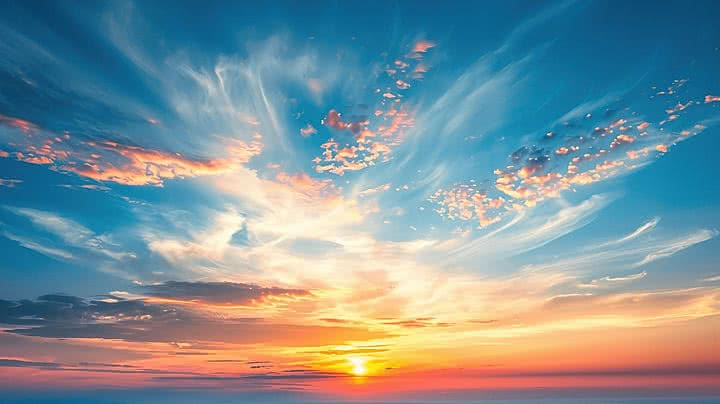
#> input picture Lab1/img.jpg, 720 x 404 px
$ jupyter execute --allow-errors LAB_1_.ipynb
#> lines starting #> are read from the running program, lines starting #| are printed output that depends on the picture
## • Load the image using matplotlib.

[cell 1]
import matplotlib.pyplot as plt
import numpy as np

# Step 1: Load an Image
image = plt.imread('img.jpg')
#> image is the input picture: shape (404, 720, 3); mean R, G, B 124.8, 146, 152.6
plt.imshow(image)
plt.title('Original Image')
plt.show()

## • Print the shape of the RGB image

[cell 2]
print("Shape of RGB Image:", image.shape)
#| Shape of RGB Image: (404, 720, 3)

## • Print the shape of the grayscale image

[cell 3]
gray_image = np.mean(image, axis=2).astype(np.uint8)
print("Shape of Grayscale Image:", gray_image.shape)
#| Shape of Grayscale Image: (404, 720)

[cell 4]
plt.imshow(gray_image, cmap='gray')
plt.title('Grayscale Image')
plt.show()

## • Slicing

[cell 5]
plt.imshow(image[50:400:,10:400,:])
plt.show()

## • RGB Channels

[cell 6]
import matplotlib.pyplot as plt
import numpy as np

# Assume 'image' is already loaded as an RGB image
red_channel = image[:,:,0]
green_channel = image[:,:,1]
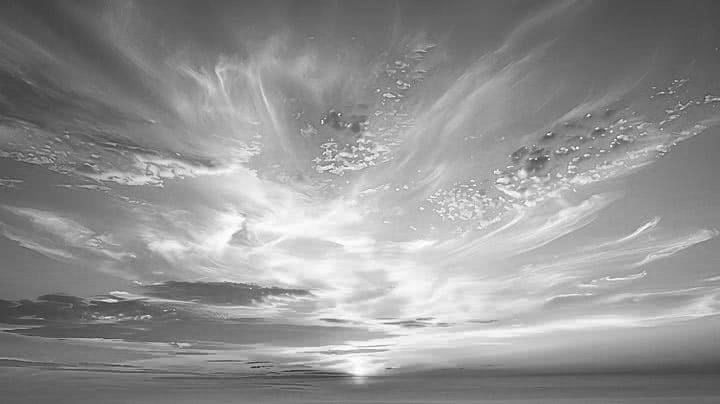
#> green_channel: shape (404, 720); min 38, max 255, mean 146
blue_channel = image[:,:,2]
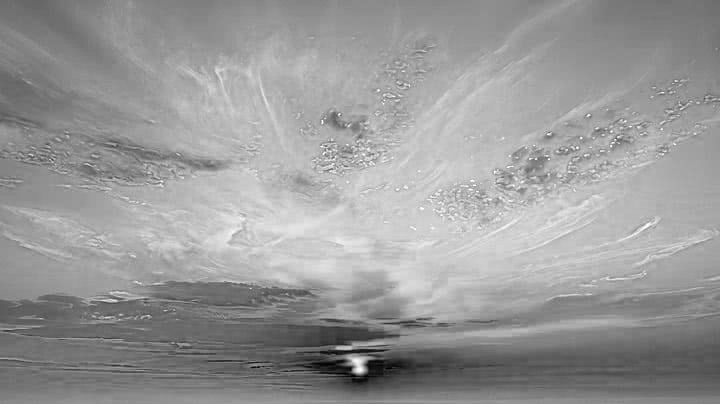
#> blue_channel: shape (404, 720); min 0, max 255, mean 152.6

# Create color versions for visualization
red_image = np.zeros_like(image)
red_image[:,:,0] = red_channel
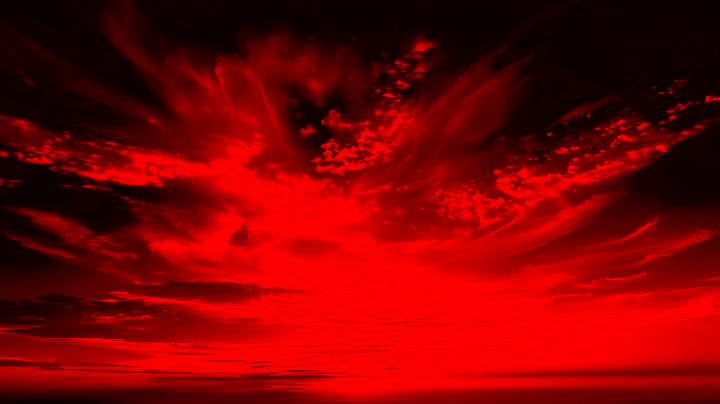
#> red_image: shape (404, 720, 3); mean of channels 0, 1, 2 124.8, 0, 0; drawn as R, G, B

green_image = np.zeros_like(image)
green_image[:,:,1] = green_channel
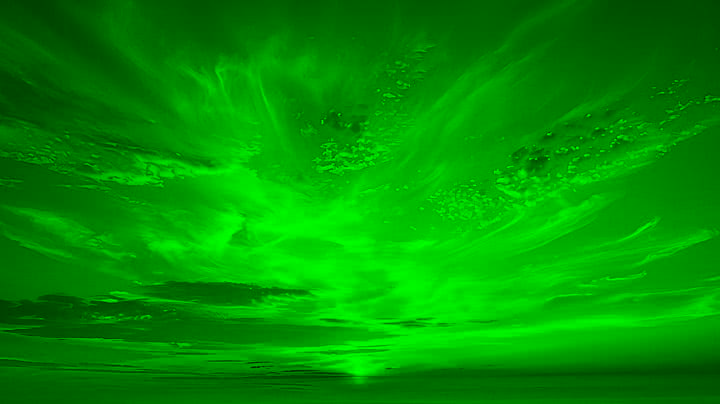
#> green_image: shape (404, 720, 3); mean of channels 0, 1, 2 0, 146, 0; drawn as R, G, B

blue_image = np.zeros_like(image)
blue_image[:,:,2] = blue_channel
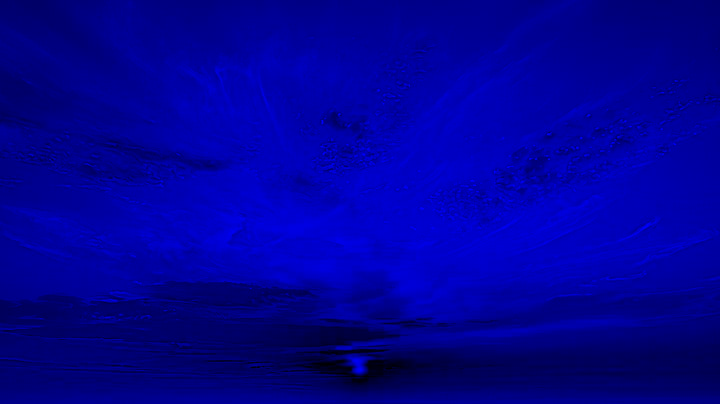
#> blue_image: shape (404, 720, 3); mean of channels 0, 1, 2 0, 0, 152.6; drawn as R, G, B

output = [image, red_image, green_image, blue_image]
titles = ['Original Image', 'Red Channel', 'Green Channel', 'Blue Channel']

plt.figure(figsize=(8,8))
for i in range(4):
    plt.subplot(2,2,i+1)
    plt.axis('off')
    plt.title(titles[i])
    plt.imshow(output[i])

plt.show()

### – Stacking them together

[cell 7]
output = np.dstack((red_channel, green_channel, blue_channel))
plt.imshow(output)
plt.show()

## • Motion Difference

#> (a cell that did not finish here is left out)

## • Apply various point processing techniques to the loaded image.

[cell 9]
# a) Darken Image
dark_image = (image * 0.5).astype(np.uint8)
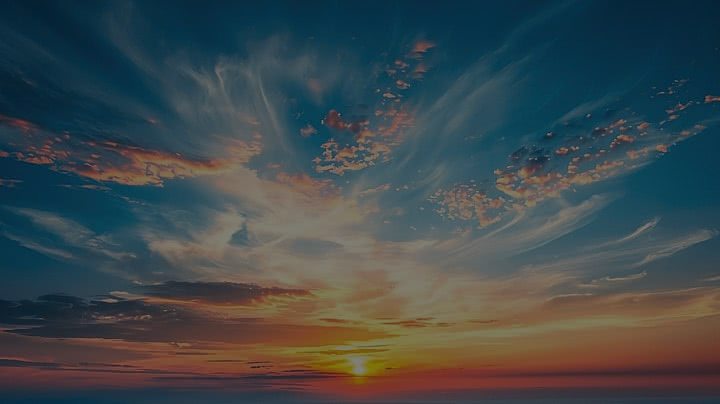
#> dark_image: shape (404, 720, 3); mean R, G, B 62.2, 72.8, 76
plt.imshow(dark_image)
plt.title('Darkened Image')
plt.show()

# b) Reduce Contrast
reduced_contrast = ((image - 128) * 0.5 + 128).astype(np.uint8)
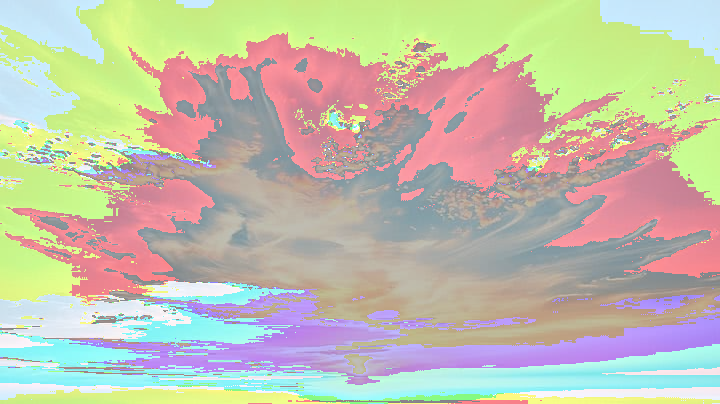
#> reduced_contrast: shape (404, 720, 3); mean R, G, B 194.2, 191, 171.1
plt.imshow(reduced_contrast)
plt.title('Reduced Contrast')
plt.show()

# c) Invert Image
inverted_image = 255 - image
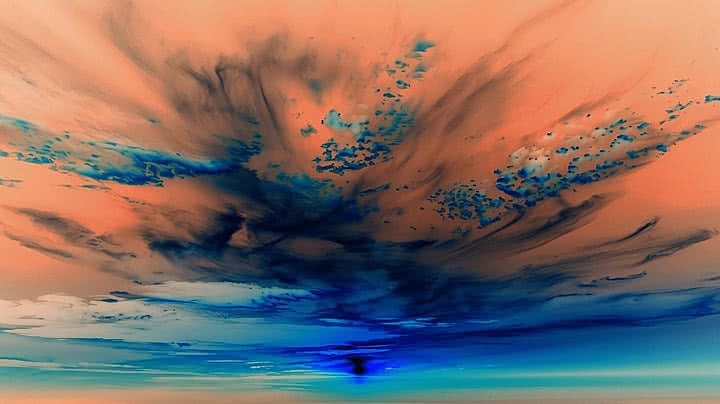
#> inverted_image: shape (404, 720, 3); mean R, G, B 130.2, 109, 102.4
plt.imshow(inverted_image)
plt.title('Inverted Image')
plt.show()

# d) Increase Brightness
bright_image = np.clip(image + 50, 0, 255).astype(np.uint8)
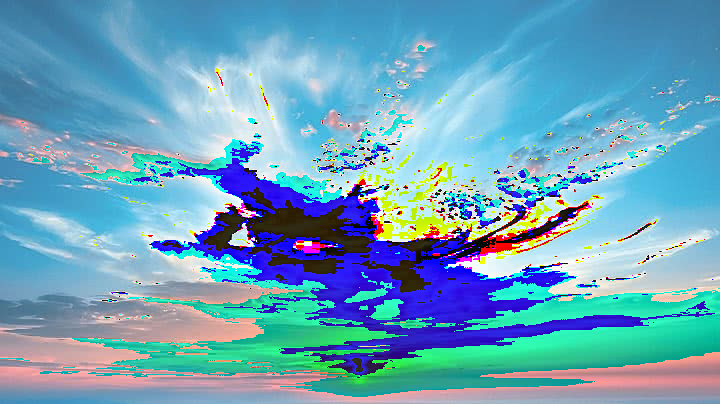
#> bright_image: shape (404, 720, 3); mean R, G, B 107.1, 162, 189.1
plt.imshow(bright_image)
plt.title('Brighter Image')
plt.show()

# e) Increase Contrast
increased_contrast = np.clip((image - 128) * 1.5 + 128, 0,
255).astype(np.uint8)
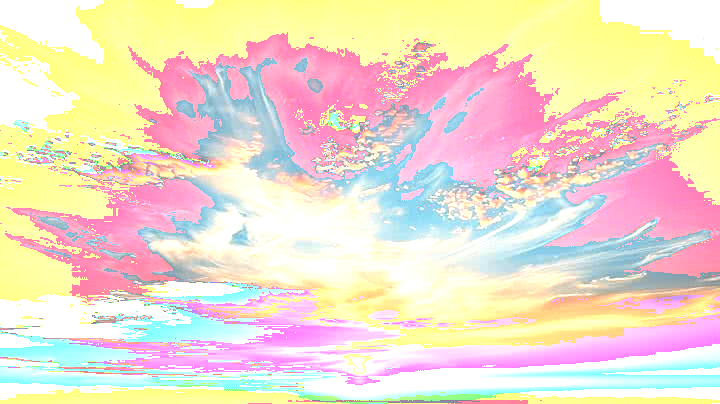
#> increased_contrast: shape (404, 720, 3); mean R, G, B 239.7, 222, 203.9
plt.imshow(increased_contrast)
plt.title('Increased Contrast')
plt.show()
